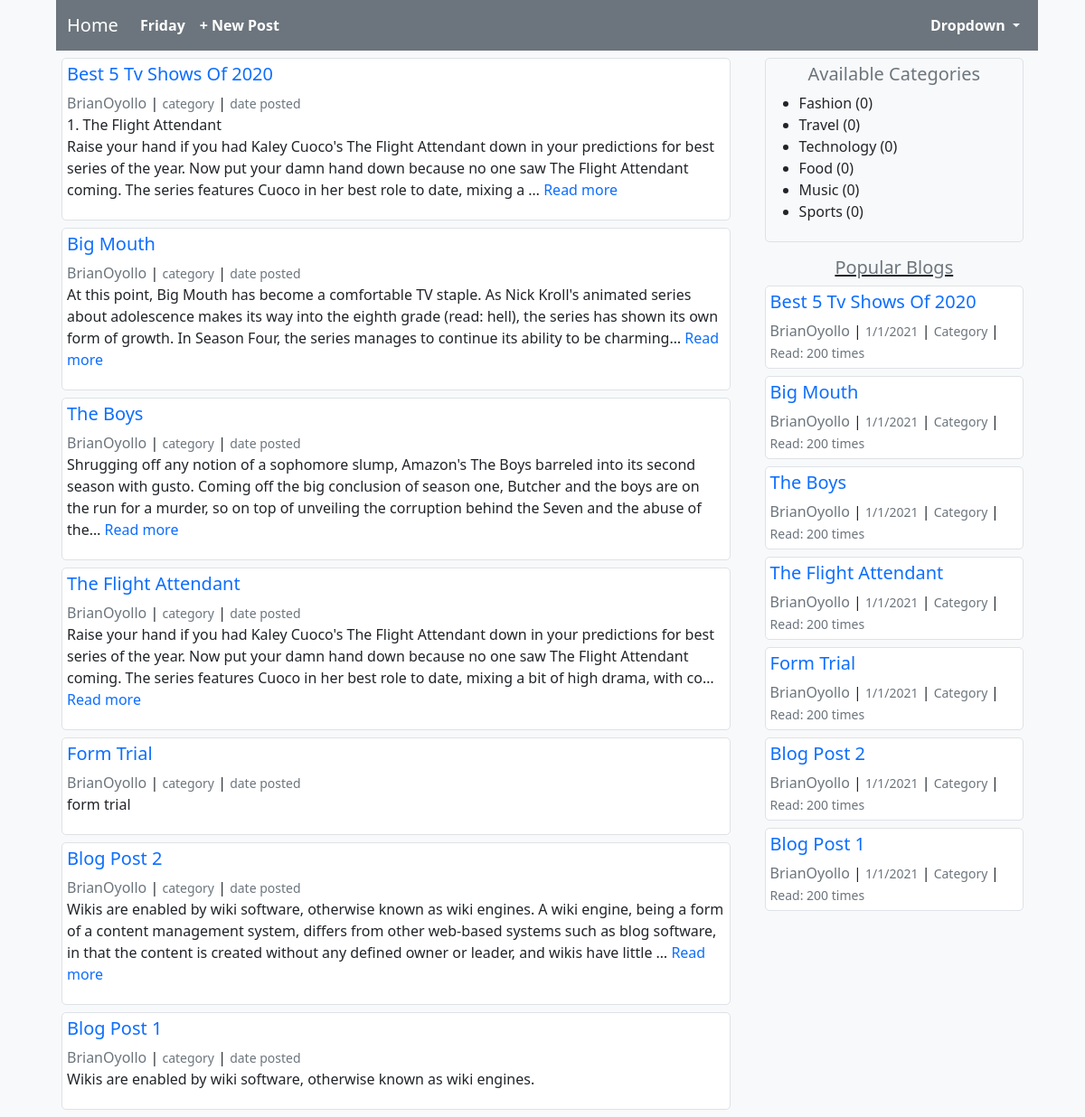
Screenshot of / (signed in) with the database file from the repository.
### blog/models.py (models this page shows, shortened)
class Post(models.Model):
    title = models.CharField(max_length=200)
    author = models.ForeignKey('auth.User', on_delete=models.CASCADE)
    body = models.TextField()

### blog/views.py (the view)
# urls.py: path('', HomePageView.as_view(), name='home-page'),
class HomePageView(ListView):
    model = Post
    template_name = 'blog/home.html'
    context_object_name = 'all_blog_posts'
    ordering = ['-id']

### blog/templates/blog/home.html
{% extends 'blog/base.html' %}
{% block posts %}
    {% for post in all_blog_posts %}
        <div class="post-item border bg-white ">
            <a href="{% url 'post-detail' post.id %}"><h5>{{ post.title|title }}</h5></a>
            <a class=" text-muted" href="#">{{ post.author }}</a> | <small class="text-muted">category</small> | <small class="text-muted">date posted</small>
            {% if post.body|length > 280 %}
                <p style="white-space: pre-wrap; word-break: break-word">{{ post.body|truncatechars:280 }} <a href="{% url 'post-detail' post.id %}">Read more</a> </p>
            {% else %}
                <p style="word-break: break-word;  white-space: pre-wrap">{{ post.body }}</p>
            {% endif %}
        </div>
    {% endfor %}
{% endblock posts %}

### blog/templates/blog/base.html (shortened to what this page needs)
{% load static %}
<!DOCTYPE html>
<html lang="en">
<head>
    <link href="https://cdn.jsdelivr.net/npm/bootstrap@5.0.0-beta1/dist/css/bootstrap.min.css" rel="stylesheet">
    <link rel="stylesheet" type="text/css" href="{% static 'blog/main.css' %}">
</head>
<body class="bg-light">
<nav class="navbar navbar-expand-lg navbar-dark bg-secondary">
  <div class="container-fluid">
    <a class="navbar-brand" href="{% url 'home-page' %}">Home</a>
      {% if user.is_authenticated %}
          <div class="collapse navbar-collapse fw-bold" id="navbarSupportedContent">
              <ul class="navbar-nav me-auto mb-2 mb-lg-0">
                  <li class="nav-item">
                      <a class="nav-link active" aria-current="page" href="{% url 'user-profile' %}">{{ user.username }}</a>
                  </li>
                  <li class="nav-item">
                      <a class="nav-link active" href="{% url 'new-post' %}">+ New Post</a>
                  </li>
              </ul>
              <ul class="navbar-nav d-flex justify-content-end mb-2 mb-lg-0">
                  <li class="nav-item dropdown">
                      <a class="nav-link active dropdown-toggle" href="#" id="navbarDropdown" role="button"
                         data-bs-toggle="dropdown" aria-expanded="false">
                          Dropdown
                      </a>
                  </li>
              </ul>
          </div>
      {% endif %}
  </div>
</nav>
    <div class="main-content">
         {% block posts %}
         {% endblock posts %}
    </div>
    <div class="side-content">
    {% block trial %}
         <div class="categories border">
             <h5 class="text-center text-muted">Available Categories</h5>
             <ul>
                 <li>Fashion (0)</li>
                 <li>Travel (0)</li>
                 <li>Technology (0)</li>
                 <li>Food (0)</li>
                 <li>Music (0)</li>
                 <li>Sports (0)</li>
             </ul>
         </div>
        <div class="popular-posts mt-3">
                <U><h5 class="text-center text-muted">Popular Blogs</h5></U>
                {% for item in all_blog_posts %}
                    <div class="post-item border bg-white ">
                        <a href="{% url 'post-detail' item.id %}"><h5>{{ item.title|title }}</h5></a>
                        <a class=" text-muted" href="#">{{ item.author }}</a> | <small class="text-muted">1/1/2021</small> | <small class="text-muted"> Category </small> | <small class="text-muted"> Read: 200 times</small>
                    </div>
                {% endfor %}
            {% endblock trial %}
        </div>
    </div>
</body>
</html>

### blog/static/blog/main.css (style rules this page uses)
body { margin-left: 5%; margin-right:5%; }
a { text-decoration: none; }
nav { margin-left: 2px; margin-right: -8px; }
.main-content { float:left; width: 70%; overflow: auto; }
.side-content { float: right; width: 28%; }
.post-item { margin:8px; overflow: auto; padding: 5px; border-radius: 5px; }
.categories { margin:8px; overflow: auto; padding: 5px; border-radius: 5px; }

### rows the page displays
Post: title "Best 5 Tv Shows Of 2020", author "BrianOyollo", body "1. The Flight Attendant Raise your hand if you had Kaley Cuoco's The Flight Attendant down in your predictions for best series of the year. Now put your damn hand down because no one saw The Flight Attendant coming. The series features Cuoco in her best role to date, mixing a …"
Post: title "Big Mouth", author "BrianOyollo", body "At this point, Big Mouth has become a comfortable TV staple. As Nick Kroll's animated series about adolescence makes its way into the eighth grade (read: hell), the series has shown its own form of growth. In Season Four, the series manages to continue its ability to be charming…"
Post: title "The Boys", author "BrianOyollo", body "Shrugging off any notion of a sophomore slump, Amazon's The Boys barreled into its second season with gusto. Coming off the big conclusion of season one, Butcher and the boys are on the run for a murder, so on top of unveiling the corruption behind the Seven and the abuse of the…"
Post: title "The Flight Attendant", author "BrianOyollo", body "Raise your hand if you had Kaley Cuoco's The Flight Attendant down in your predictions for best series of the year. Now put your damn hand down because no one saw The Flight Attendant coming. The series features Cuoco in her best role to date, mixing a bit of high drama, with co…"
Post: title "Form Trial", author "BrianOyollo", body "form trial"
Post: title "Blog Post 2", author "BrianOyollo", body "Wikis are enabled by wiki software, otherwise known as wiki engines. A wiki engine, being a form of a content management system, differs from other web-based systems such as blog software, in that the content is created without any defined owner or leader, and wikis have little …"
Post: title "Blog Post 1", author "BrianOyollo", body "Wikis are enabled by wiki software, otherwise known as wiki engines."

### other values shown
{{ user.username }} "Friday"
